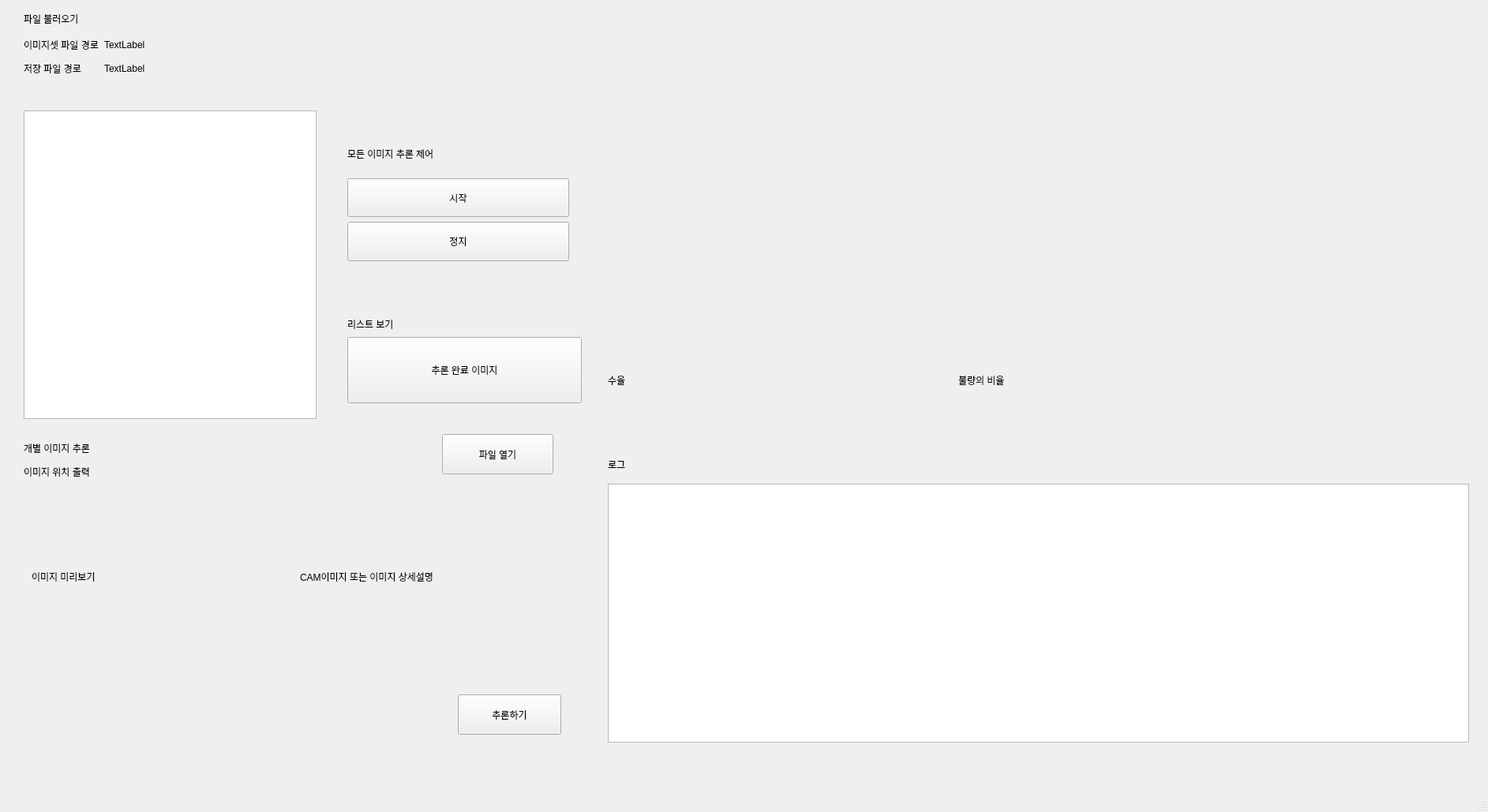
<?xml version="1.0" encoding="UTF-8"?>
<ui version="4.0">
 <class>MainWindow</class>
 <widget class="QMainWindow" name="MainWindow">
  <property name="geometry">
   <rect>
    <x>0</x>
    <y>0</y>
    <width>1885</width>
    <height>1029</height>
   </rect>
  </property>
  <property name="windowTitle">
   <string>MainWindow</string>
  </property>
  <property name="autoFillBackground">
   <bool>false</bool>
  </property>
  <widget class="QWidget" name="centralwidget">
   <widget class="QWidget" name="gridLayoutWidget_3">
    <property name="geometry">
     <rect>
      <x>770</x>
      <y>130</y>
      <width>881</width>
      <height>421</height>
     </rect>
    </property>
    <layout class="QGridLayout" name="gridLayoutGraph" rowstretch="0,0,0,0">
     <item row="3" column="0">
      <widget class="QLabel" name="labelGraph1">
       <property name="text">
        <string>수율</string>
       </property>
      </widget>
     </item>
     <item row="3" column="1">
      <widget class="QLabel" name="labelGraph2">
       <property name="text">
        <string>불량의 비율</string>
       </property>
      </widget>
     </item>
     <item row="1" column="0" rowspan="2">
      <widget class="QLabel" name="lblAreaBar">
       <property name="text">
        <string/>
       </property>
      </widget>
     </item>
     <item row="1" column="1" rowspan="2">
      <widget class="QLabel" name="lblAreaLine">
       <property name="text">
        <string/>
       </property>
      </widget>
     </item>
    </layout>
   </widget>
   <widget class="QWidget" name="verticalLayoutWidget">
    <property name="geometry">
     <rect>
      <x>440</x>
      <y>400</y>
      <width>297</width>
      <height>111</height>
     </rect>
    </property>
    <layout class="QVBoxLayout" name="verticalLayoutListShow" stretch="1,4">
     <item>
      <widget class="QLabel" name="labelListShow">
       <property name="text">
        <string>리스트 보기</string>
       </property>
      </widget>
     </item>
     <item>
      <layout class="QHBoxLayout" name="horizontalLayoutListShow">
       <item>
        <widget class="QPushButton" name="pushButtonAllListShow">
         <property name="sizePolicy">
          <sizepolicy hsizetype="Expanding" vsizetype="Expanding">
           <horstretch>0</horstretch>
           <verstretch>0</verstretch>
          </sizepolicy>
         </property>
         <property name="text">
          <string>추론 완료 이미지</string>
         </property>
        </widget>
       </item>
      </layout>
     </item>
    </layout>
   </widget>
   <widget class="QWidget" name="verticalLayoutWidget_2">
    <property name="geometry">
     <rect>
      <x>440</x>
      <y>170</y>
      <width>281</width>
      <height>161</height>
     </rect>
    </property>
    <layout class="QVBoxLayout" name="verticalLayoutControl" stretch="1,1,1">
     <item>
      <widget class="QLabel" name="labelControl">
       <property name="text">
        <string>모든 이미지 추론 제어</string>
       </property>
      </widget>
     </item>
     <item>
      <widget class="QPushButton" name="pushButtonControlStart">
       <property name="sizePolicy">
        <sizepolicy hsizetype="Expanding" vsizetype="Expanding">
         <horstretch>0</horstretch>
         <verstretch>0</verstretch>
        </sizepolicy>
       </property>
       <property name="text">
        <string>시작</string>
       </property>
      </widget>
     </item>
     <item>
      <widget class="QPushButton" name="pushButtonControlStop">
       <property name="sizePolicy">
        <sizepolicy hsizetype="Expanding" vsizetype="Expanding">
         <horstretch>0</horstretch>
         <verstretch>0</verstretch>
        </sizepolicy>
       </property>
       <property name="text">
        <string>정지</string>
       </property>
      </widget>
     </item>
    </layout>
   </widget>
   <widget class="QWidget" name="verticalLayoutWidget_3">
    <property name="geometry">
     <rect>
      <x>770</x>
      <y>570</y>
      <width>1091</width>
      <height>371</height>
     </rect>
    </property>
    <layout class="QVBoxLayout" name="verticalLayoutLog" stretch="1,9">
     <item>
      <widget class="QLabel" name="labelLog">
       <property name="text">
        <string>로그</string>
       </property>
      </widget>
     </item>
     <item>
      <widget class="QTextBrowser" name="textBrowserLogContent"/>
     </item>
    </layout>
   </widget>
   <widget class="QWidget" name="verticalLayoutWidget_4">
    <property name="geometry">
     <rect>
      <x>30</x>
      <y>10</y>
      <width>871</width>
      <height>89</height>
     </rect>
    </property>
    <layout class="QVBoxLayout" name="verticalLayoutFileDir" stretch="1,2">
     <item>
      <widget class="QLabel" name="labelFileDir">
       <property name="styleSheet">
        <string notr="true"/>
       </property>
       <property name="text">
        <string>파일 불러오기</string>
       </property>
      </widget>
     </item>
     <item>
      <layout class="QGridLayout" name="gridLayoutFileDir_2" columnstretch="1,8">
       <item row="0" column="1">
        <widget class="QLabel" name="textBrowserImageFile">
         <property name="text">
          <string>TextLabel</string>
         </property>
        </widget>
       </item>
       <item row="1" column="1">
        <widget class="QLabel" name="textBrowserModelSaveFile">
         <property name="text">
          <string>TextLabel</string>
         </property>
        </widget>
       </item>
       <item row="0" column="0">
        <widget class="QLabel" name="labelImageFileDir">
         <property name="text">
          <string>이미지셋 파일 경로</string>
         </property>
        </widget>
       </item>
       <item row="1" column="0">
        <widget class="QLabel" name="labelModelSaveFileDir">
         <property name="text">
          <string>저장 파일 경로</string>
         </property>
        </widget>
       </item>
      </layout>
     </item>
    </layout>
   </widget>
   <widget class="QTableWidget" name="tableWidgetImageList">
    <property name="geometry">
     <rect>
      <x>30</x>
      <y>140</y>
      <width>371</width>
      <height>391</height>
     </rect>
    </property>
   </widget>
   <widget class="QLabel" name="labelSingleImageShow">
    <property name="geometry">
     <rect>
      <x>40</x>
      <y>610</y>
      <width>311</width>
      <height>241</height>
     </rect>
    </property>
    <property name="text">
     <string>이미지 미리보기</string>
    </property>
   </widget>
   <widget class="QLabel" name="label_2">
    <property name="geometry">
     <rect>
      <x>30</x>
      <y>560</y>
      <width>161</width>
      <height>16</height>
     </rect>
    </property>
    <property name="text">
     <string>개별 이미지 추론</string>
    </property>
   </widget>
   <widget class="QLabel" name="label_3">
    <property name="geometry">
     <rect>
      <x>380</x>
      <y>610</y>
      <width>311</width>
      <height>241</height>
     </rect>
    </property>
    <property name="text">
     <string>CAM이미지 또는 이미지 상세설명</string>
    </property>
   </widget>
   <widget class="QPushButton" name="pushButtonSingleStartInference">
    <property name="geometry">
     <rect>
      <x>580</x>
      <y>880</y>
      <width>131</width>
      <height>51</height>
     </rect>
    </property>
    <property name="text">
     <string>추론하기</string>
    </property>
   </widget>
   <widget class="QLabel" name="labelSingleImageDir">
    <property name="geometry">
     <rect>
      <x>30</x>
      <y>590</y>
      <width>511</width>
      <height>16</height>
     </rect>
    </property>
    <property name="text">
     <string>이미지 위치 출력</string>
    </property>
   </widget>
   <widget class="QPushButton" name="pushButtonOpenSingleImageDir">
    <property name="geometry">
     <rect>
      <x>560</x>
      <y>550</y>
      <width>141</width>
      <height>51</height>
     </rect>
    </property>
    <property name="text">
     <string>파일 열기</string>
    </property>
   </widget>
  </widget>
  <widget class="QMenuBar" name="menubar">
   <property name="geometry">
    <rect>
     <x>0</x>
     <y>0</y>
     <width>1885</width>
     <height>21</height>
    </rect>
   </property>
  </widget>
  <widget class="QStatusBar" name="statusbar"/>
  <action name="actionIMAGE">
   <property name="text">
    <string>Image</string>
   </property>
  </action>
  <action name="actionModel">
   <property name="text">
    <string>Model</string>
   </property>
  </action>
  <action name="actionOpen_File">
   <property name="text">
    <string>Open Log File Directory</string>
   </property>
  </action>
 </widget>
 <resources/>
 <connections/>
</ui>
